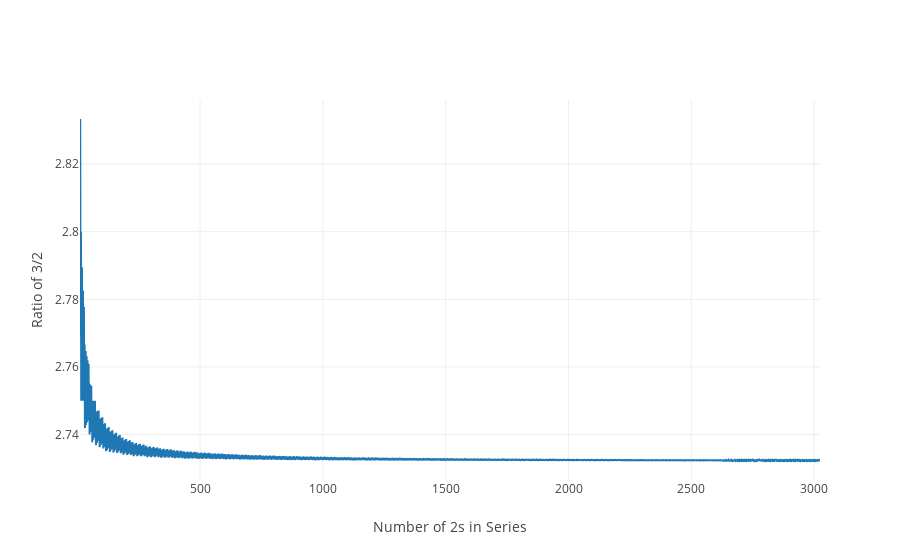

Notebook cell for this chart:
### Markdown cell above
> A plot should make it more obvious

### Code cell
from plotly.graph_objs import *
from plotly.offline import download_plotlyjs, init_notebook_mode, plot, iplot

init_notebook_mode(connected=True)

data = [Scatter(x=return_df.twos,
                y=return_df.ratio)]

layout = Layout(xaxis=dict(title='Number of 2s in Series'),
                yaxis=dict(title='Ratio of 3/2'))



fig = Figure(data=data, layout=layout)
iplot(fig, filename='538_answer')

### Figure 1 — Plotly figure (JSON) as saved in the notebook; plotly's stock layout.template omitted (floating-point values rounded to 4 significant figures; data arrays with more than 128 entries replaced by an {"elided": "..."} marker saying what was removed)
{"data": [{"type": "scatter", "x": {"elided": "3014 int values"}, "y": {"elided": "3014 float values"}}], "layout": {"xaxis": {"title": "Number of 2s in Series"}, "yaxis": {"title": "Ratio of 3/2"}}}
